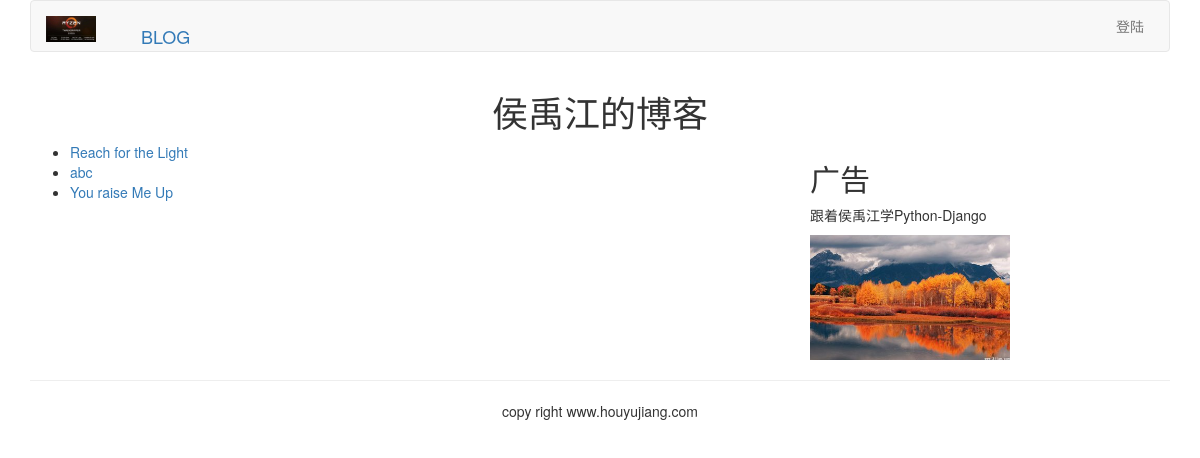
Screenshot of /blog/ with the database file from the repository.
### blog/models.py (models this page shows, shortened)
class BlogArticles(models.Model):
    title = models.CharField(max_length=300)
    auther = models.ForeignKey(User,related_name="blog_posts")
    body = models.TextField()
    publish = models.DateTimeField(default=timezone.now)
    class Meta:
        ordering = ('-publish',)

### blog/views.py (the view)
def blog_title(request):
    blogs = BlogArticles.objects.all()
    return  render(request,'blog/titles.html',{'blogs':blogs})

### templates/blog/titles.html (shortened to what this page needs)
{% extends "base.html" %}
{% load staticfiles %}
{% block content %}
<div class="row text-center vertical-middle-sm">
    <h1>侯禹江的博客</h1>
</div>
<div class="row">
    <div class="col-xs-12 col-md-8">
        <ul>
            {% for blog in blogs %}
                <li><a href="{{ blog.id }}"> {{ blog.title }}</a></li>
            {% endfor %}
        </ul>
    </div>
    <div class="col-xs-6 col-md-4">
        <h2>广告</h2>
        <p>跟着侯禹江学Python-Django</p>
        <img width="200px" src="{% static '/images/1.jpg' %}" >
    </div>
</div>
{% endblock %}

### rows the page displays
BlogArticles: title "Reach for the Light"
BlogArticles: title "abc"
BlogArticles: title "You raise Me Up"
